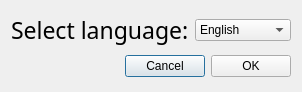
<?xml version="1.0" encoding="UTF-8"?>
<ui version="4.0">
 <class>ChangeLanguageDialog</class>
 <widget class="QDialog" name="ChangeLanguageDialog">
  <property name="geometry">
   <rect>
    <x>0</x>
    <y>0</y>
    <width>245</width>
    <height>92</height>
   </rect>
  </property>
  <property name="windowTitle">
   <string>Change language</string>
  </property>
  <layout class="QVBoxLayout" name="verticalLayout">
   <item>
    <layout class="QHBoxLayout" name="horizontalLayout">
     <item>
      <widget class="QLabel" name="label">
       <property name="font">
        <font>
         <family>Theuerdank Fraktur</family>
         <pointsize>17</pointsize>
         <weight>50</weight>
         <italic>false</italic>
         <bold>false</bold>
         <kerning>false</kerning>
        </font>
       </property>
       <property name="text">
        <string>Select language:</string>
       </property>
      </widget>
     </item>
     <item>
      <widget class="QComboBox" name="ChangeLangComboBox">
       <item>
        <property name="text">
         <string>English</string>
        </property>
       </item>
       <item>
        <property name="text">
         <string>Українська</string>
        </property>
       </item>
       <item>
        <property name="text">
         <string>Русский</string>
        </property>
       </item>
       <item>
        <property name="text">
         <string>Polski</string>
        </property>
       </item>
       <item>
        <property name="text">
         <string>Беларуская</string>
        </property>
       </item>
       <item>
        <property name="text">
         <string>Deutsch</string>
        </property>
       </item>
       <item>
        <property name="text">
         <string>Español</string>
        </property>
       </item>
       <item>
        <property name="text">
         <string>Français</string>
        </property>
       </item>
      </widget>
     </item>
    </layout>
   </item>
   <item>
    <layout class="QHBoxLayout" name="horizontalLayout_2">
     <item>
      <spacer name="horizontalSpacer">
       <property name="orientation">
        <enum>Qt::Horizontal</enum>
       </property>
       <property name="sizeHint" stdset="0">
        <size>
         <width>40</width>
         <height>20</height>
        </size>
       </property>
      </spacer>
     </item>
     <item>
      <widget class="QPushButton" name="m_cancelButton">
       <property name="text">
        <string>Cancel</string>
       </property>
      </widget>
     </item>
     <item>
      <widget class="QPushButton" name="m_okButton">
       <property name="text">
        <string>OK</string>
       </property>
      </widget>
     </item>
    </layout>
   </item>
  </layout>
 </widget>
 <resources/>
 <connections>
  <connection>
   <sender>m_okButton</sender>
   <signal>clicked()</signal>
   <receiver>ChangeLanguageDialog</receiver>
   <slot>accept()</slot>
   <hints>
    <hint type="sourcelabel">
     <x>500</x>
     <y>62</y>
    </hint>
    <hint type="destinationlabel">
     <x>276</x>
     <y>44</y>
    </hint>
   </hints>
  </connection>
  <connection>
   <sender>m_cancelButton</sender>
   <signal>clicked()</signal>
   <receiver>ChangeLanguageDialog</receiver>
   <slot>reject()</slot>
   <hints>
    <hint type="sourcelabel">
     <x>417</x>
     <y>62</y>
    </hint>
    <hint type="destinationlabel">
     <x>276</x>
     <y>44</y>
    </hint>
   </hints>
  </connection>
 </connections>
</ui>
